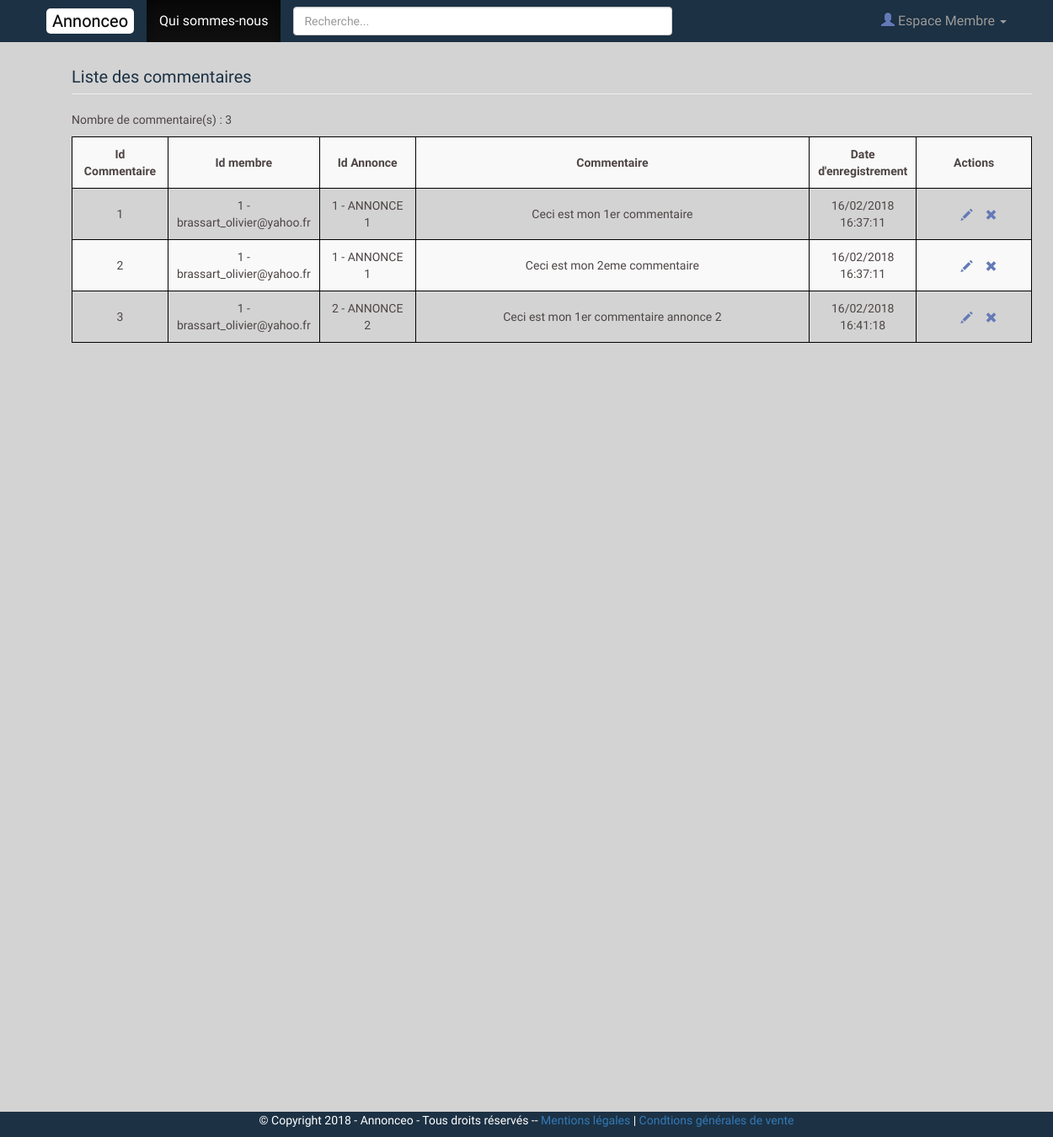
/php/back_office/gestion_commentaires.php, run on the app's committed database.
### tables this page shows
CREATE TABLE `commentaire` (
  `id_commentaire` int(3) NOT NULL,
  `membre_id` int(3) NOT NULL,
  `annonce_id` int(3) NOT NULL,
  `commentaire` text NOT NULL,
  `date_enregistrement` datetime NOT NULL DEFAULT CURRENT_TIMESTAMP
);

CREATE TABLE `annonce` (
  `id_annonce` int(3) NOT NULL,
  `titre` varchar(255) NOT NULL,
  `description_courte` varchar(255) NOT NULL,
  `description_longue` text NOT NULL,
  `prix` float NOT NULL,
  `pays` varchar(20) NOT NULL,
  `ville` varchar(20) NOT NULL,
  `adresse` varchar(50) NOT NULL,
  `cp` int(5) NOT NULL,
  `membre_id` int(3) NOT NULL,
  `categorie_id` int(3) NOT NULL,
  `date_enregistrement` datetime NOT NULL DEFAULT CURRENT_TIMESTAMP
);

CREATE TABLE `membre` (
  `id_membre` int(3) NOT NULL,
  `pseudo` varchar(20) NOT NULL,
  `mdp` varchar(60) NOT NULL,
  `nom` varchar(20) NOT NULL,
  `prenom` varchar(20) NOT NULL,
  `telephone` varchar(20) NOT NULL,
  `email` varchar(50) NOT NULL,
  `civilite` enum('m','f') NOT NULL,
  `statut` int(1) NOT NULL,
  `date_enregistrement` datetime NOT NULL DEFAULT CURRENT_TIMESTAMP
);

### php_inc/functions.php (called while the page is built, shortened)
<?php
function format_dateHeure($dateHeure){
    $dateHeure = date_create($dateHeure);
    $dateHeureFormatee = date_format($dateHeure,'d/m/Y H:i:s');
    return $dateHeureFormatee;
}
?>

### php/back_office/gestion_commentaires.php (the view, shortened to what this page needs)
<?php
require_once('../../php_inc/init.php');
require_once('../../php_inc/header.php');
$contenu='';
$resul = $pdo->query("SELECT * FROM commentaire COM
    INNER JOIN membre MEM ON MEM.id_membre = COM.membre_id
    INNER JOIN annonce ANN ON ANN.id_annonce = COM.annonce_id");
$contenu .="<h2 class='page-header' > Liste des commentaires</h2>";
$contenu .="<p>Nombre de commentaire(s) : ".$resul->rowCount()."</p>";
$contenu .="<table class='table-striped table-categorie'>
            <tr>";
$contenu .='<th class="th_categorie">Id Commentaire</th>';
$contenu .='<th class="th_membre">Id membre</th>';
$contenu .='<th class="th_categorie">Id Annonce</th>';
$contenu .='<th class="th_commentaire">Commentaire</th>';
$contenu .='<th class="th_categorie">Date d\'enregistrement</th>';
$contenu .='<th class="th_actions">Actions</th>';
$contenu .="</tr>";
while($ligne = $resul->fetch(PDO::FETCH_ASSOC))
{
$contenu .='<tr>';
$contenu .='<td>'.$ligne['id_commentaire'].'</td>';
$contenu .='<td>'.$ligne['membre_id'].' - '.$ligne['email'].'</td>';
$contenu .='<td>'.$ligne['annonce_id'].' - '.$ligne['titre'].'</td>';
$contenu .='<td>'.$ligne['commentaire'].'</td>';
$contenu .='<td>'.format_dateheure($ligne['date_enregistrement']).'</td>';
$contenu .='<td><a href="?action=modification&id_commentaire='.$ligne['id_commentaire'].'"><span class="glyphicon modif glyphicon-pencil" aria-hidden="true"></span></a>
            <a href="?action=suppression&id_commentaire='.$ligne['id_commentaire'].'"onclick=
            "return(confirm(\'Etes vous certain de vouloir supprimer ce commentaire ?\'))"><span class="glyphicon glyphicon-remove" aria-hidden="true"></span></a></td>';
$contenu .='</tr>';
}
$contenu .='<table>';
   echo $contenu;
?>
<?php
require_once('../../php_inc/footer.php');

### php_inc/header.php (shortened to what this page needs)
<!DOCTYPE html>
<html lang="fr">
<head>
    <link rel="stylesheet" href="<?=RACINE_SITE ?>/assets/css/bootstrap.min.css">
    <link rel="stylesheet" href="<?=RACINE_SITE ?>/assets/css/bootstrap-theme.min.css">
    <link rel="stylesheet" href="<?=RACINE_SITE ?>/assets/css/animate.min.css">
    <link rel="stylesheet" href="<?=RACINE_SITE ?>/assets/css/toastr.min.css">
    <link rel="stylesheet" href="<?=RACINE_SITE ?>/assets/css/pace_theme_1.css">
    <link rel="stylesheet" href="<?=RACINE_SITE ?>/assets/css/jquery-jvectormap-2.0.3.css">
    <link rel="stylesheet" href="<?=RACINE_SITE ?>/assets/css/style.css">
</head>
<body>
    <header>
        <nav id="barre" class="navbar navbar-inverse navbar-fixed-top">
            <div class="container">
                <div class="navbar-header">
                    <a href="<?=RACINE_SITE ?>" class="navbar-brand"><span>Annonceo</span></a>
                </div>
                <div class="collapse navbar-collapse" id="bs-example-navbar-collapse-1">
                    <ul class="nav navbar-nav">
                        <li class="active" id="nav_qui_sommesnous"><a href="#">Qui sommes-nous <span class="sr-only">(current)</span></a></li>
                        <li>
                            <form id="index_form_search" class="navbar-form">
                            <div class="form-group">
                                <input type="text" id="index_search" name="index_search" class="form-control" placeholder="Recherche...">
                            </div>
                            </form>
                        </li>
                    </ul>
                    <ul class="nav navbar-nav navbar-right">
                        <li class="dropdown">
                        <a href="#" class="dropdown-toggle" data-toggle="dropdown" role="button" aria-haspopup="true" aria-expanded="false"><span class="glyphicon glyphicon-user"></span> Espace Membre <span class="caret"></span></a>
                        </li>
                    </ul>
                </div>
            </div>
        </nav>
    </header>
    <div id="contenu_ppal" class="container">

### php_inc/footer.php (shortened to what this page needs)
</div>
        <div class="container-fluid">
            <footer>
                <div class="row">
                    <div class="col-md-12 text-center">
                        <p>&copy; Copyright 2018 - Annonceo - Tous droits réservés --
                            <span><a href="http://localhost/annonceo/php/front/mentions_legales.php" id="footer_mentions_legales">Mentions légales</a></span> |
                            <span><a href="http://localhost/annonceo/php/front/cgv.php" id="footer_cgv">Condtions générales de vente</a></span>
                        </p>
                    </div>
                </div>
            </footer>
        </div>
    </body>
</html>

### assets/css/style.css (style rules this page uses)
body { background: lightgray; color: #4e4545; font-family: Play; min-height: 1350px; padding: 70px; }
h2 { margin: 0; font-size: 20px; color: #1C3144; }
.page-header { margin: 10px 0 20px; }
.navbar { border-radius: 0; border: 0; }
.navbar .navbar-nav { float: none; display: inline-block; vertical-align: top; }
.navbar-inverse { background: #1C3144; }
.navbar-nav>li>a { font-size: 16px; }
.navbar .navbar-brand span { font-size: 20px; background: #FFF; padding: 3px 7px; border-radius: 5px; color: #000; }
#index_search { width: 450px; }
table.table-striped { width:100%; }
table.table-striped th { padding:10px; text-align: center; border:1px solid black; }
.table-striped td { padding:10px; text-align: center; border:1px solid black; }
th.th_categorie { width:10%; }
.th_membre { width:15%; }
th.th_actions { width:12%; }
.glyphicon.modif { color:#647ab7; padding: 10%; }
.glyphicon { color:#647ab7; }
footer { position: fixed; left: 0; bottom: 0; width: 100%; background-color: #1C3144; color: white; text-align: center; }

### data on the page
commentaire: id_commentaire "1", annonce.membre_id "1", membre.email "brassart_olivier@yahoo.fr", annonce "1", annonce.titre "ANNONCE 1", commentaire "Ceci est mon 1er commentaire", annonce.date_enregistrement "16/02/2018 16:37:11"
commentaire: id_commentaire "2", annonce.membre_id "1", membre.email "brassart_olivier@yahoo.fr", annonce "1", annonce.titre "ANNONCE 1", commentaire "Ceci est mon 2eme commentaire", annonce.date_enregistrement "16/02/2018 16:37:11"
commentaire: id_commentaire "3", annonce.membre_id "1", membre.email "brassart_olivier@yahoo.fr", annonce "2", annonce.titre "ANNONCE 2", commentaire "Ceci est mon 1er commentaire annonce 2", annonce.date_enregistrement "16/02/2018 16:41:18"

### other printed values
$resul->rowCount() "3"
